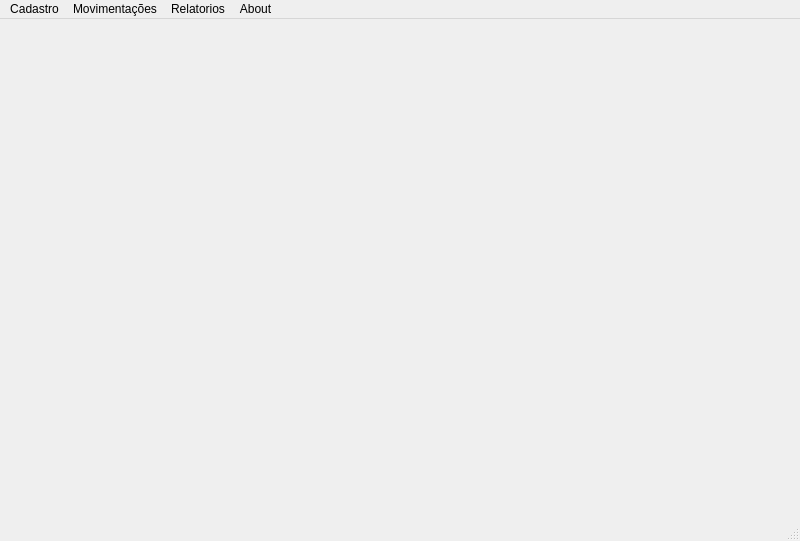
<?xml version="1.0" encoding="UTF-8"?>
<ui version="4.0">
 <class>MainWindow</class>
 <widget class="QMainWindow" name="MainWindow">
  <property name="geometry">
   <rect>
    <x>0</x>
    <y>0</y>
    <width>800</width>
    <height>541</height>
   </rect>
  </property>
  <property name="windowTitle">
   <string>Sistema de gerenciamento de vendas</string>
  </property>
  <property name="styleSheet">
   <string notr="true"/>
  </property>
  <widget class="QWidget" name="centralwidget"/>
  <widget class="QMenuBar" name="menubar">
   <property name="geometry">
    <rect>
     <x>0</x>
     <y>0</y>
     <width>800</width>
     <height>21</height>
    </rect>
   </property>
   <widget class="QMenu" name="menuCadastro">
    <property name="title">
     <string>Cadastro</string>
    </property>
    <widget class="QMenu" name="menuUsuario">
     <property name="title">
      <string>Usuario</string>
     </property>
     <addaction name="actionCadastrar_Usuario"/>
     <addaction name="actionUsuarios_cadastrados"/>
    </widget>
    <widget class="QMenu" name="menuProdutos">
     <property name="title">
      <string>Produtos</string>
     </property>
     <addaction name="actionCadastro_de_produtos"/>
     <addaction name="actionEditar_produtos"/>
    </widget>
    <widget class="QMenu" name="menuTickets">
     <property name="title">
      <string>Tickets</string>
     </property>
     <addaction name="actionNovo_Ticket"/>
     <addaction name="actionGerenciar_Ticket"/>
     <addaction name="actionGerar_Qtd_Ticket"/>
    </widget>
    <widget class="QMenu" name="menuCliente">
     <property name="title">
      <string>Cliente</string>
     </property>
     <addaction name="actionNovo_Cliente"/>
     <addaction name="actionEditar_Cliente"/>
    </widget>
    <addaction name="menuUsuario"/>
    <addaction name="menuProdutos"/>
    <addaction name="menuTickets"/>
    <addaction name="menuCliente"/>
    <addaction name="separator"/>
    <addaction name="actionSair"/>
   </widget>
   <widget class="QMenu" name="menuAbout">
    <property name="title">
     <string>About</string>
    </property>
    <addaction name="actionAbout"/>
   </widget>
   <widget class="QMenu" name="menuRelatorios">
    <property name="title">
     <string>Relatorios</string>
    </property>
    <widget class="QMenu" name="menuProdutos_2">
     <property name="title">
      <string>Produtos</string>
     </property>
     <addaction name="actionPor_tipo"/>
     <addaction name="actionPor_codigo"/>
    </widget>
    <widget class="QMenu" name="menuVendas_2">
     <property name="title">
      <string>Vendas</string>
     </property>
     <addaction name="actionTotal"/>
     <addaction name="actionPor_usuario"/>
    </widget>
    <addaction name="menuProdutos_2"/>
    <addaction name="menuVendas_2"/>
   </widget>
   <widget class="QMenu" name="menuVendas">
    <property name="title">
     <string>Movimentações</string>
    </property>
    <addaction name="actionVenda_no_terminal"/>
    <addaction name="actionSaida_avulsa"/>
   </widget>
   <addaction name="menuCadastro"/>
   <addaction name="menuVendas"/>
   <addaction name="menuRelatorios"/>
   <addaction name="menuAbout"/>
  </widget>
  <widget class="QStatusBar" name="statusbar"/>
  <action name="actionUsuarios_cadastrados">
   <property name="text">
    <string>Usuarios cadastrados</string>
   </property>
  </action>
  <action name="actionEditar_usuario">
   <property name="text">
    <string>Editar usuario</string>
   </property>
  </action>
  <action name="actionSair">
   <property name="text">
    <string>Sair</string>
   </property>
  </action>
  <action name="actionCadastro_de_produtos">
   <property name="text">
    <string>Cadastro de produtos</string>
   </property>
  </action>
  <action name="actionEditar_produtos">
   <property name="text">
    <string>Editar produtos</string>
   </property>
  </action>
  <action name="actionAbout">
   <property name="text">
    <string>About</string>
   </property>
  </action>
  <action name="actionVendas_por_Usuario">
   <property name="text">
    <string>Vendas por Usuario</string>
   </property>
  </action>
  <action name="actionPor_tipo">
   <property name="text">
    <string>Por tipo</string>
   </property>
  </action>
  <action name="actionPor_codigo">
   <property name="text">
    <string>Por codigo</string>
   </property>
  </action>
  <action name="actionTotal">
   <property name="text">
    <string>Total</string>
   </property>
  </action>
  <action name="actionPor_usuario">
   <property name="text">
    <string>Por usuario</string>
   </property>
  </action>
  <action name="actionVenda_no_terminal">
   <property name="text">
    <string>Venda no terminal</string>
   </property>
  </action>
  <action name="actionNovo_Ticket">
   <property name="text">
    <string>Novo Ticket</string>
   </property>
  </action>
  <action name="actionGerenciar_Ticket">
   <property name="text">
    <string>Editar Ticket</string>
   </property>
  </action>
  <action name="actionExcluir_Ticket">
   <property name="text">
    <string>Excluir Ticket</string>
   </property>
  </action>
  <action name="actionConsultar_Ticket">
   <property name="text">
    <string>Consultar Ticket</string>
   </property>
  </action>
  <action name="actionCadastrar_Usuario">
   <property name="text">
    <string>Cadastrar Usuario</string>
   </property>
  </action>
  <action name="actionNovo_Cliente">
   <property name="text">
    <string>Novo Cliente</string>
   </property>
  </action>
  <action name="actionEditar_Cliente">
   <property name="text">
    <string>Editar Cliente</string>
   </property>
  </action>
  <action name="actionGerar_Qtd_Ticket">
   <property name="text">
    <string>Gerar Qtd. Ticket</string>
   </property>
  </action>
  <action name="actionSaida_avulsa">
   <property name="text">
    <string>Saida avulsa</string>
   </property>
  </action>
 </widget>
 <resources/>
 <connections/>
</ui>
